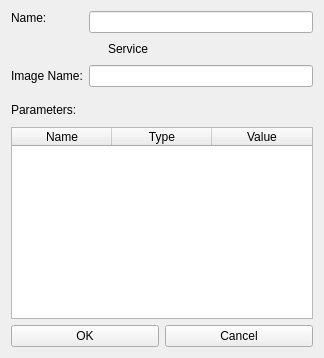
<?xml version="1.0" encoding="UTF-8"?>
<ui version="4.0">
 <class>TenantVM</class>
 <widget class="QDialog" name="TenantVM">
  <property name="geometry">
   <rect>
    <x>0</x>
    <y>0</y>
    <width>324</width>
    <height>358</height>
   </rect>
  </property>
  <property name="windowTitle">
   <string>Edit VM</string>
  </property>
  <property name="styleSheet">
   <string notr="true">QWidget, QMenuBar::item, QHeaderView::section {
	background-color: qlineargradient(x1: 0, y1: 0, x2: 0, y2: 1,
                                      stop: 0 #a0a0a0, stop: 1 #f0f0f0);
}

QLabel, QSlider, QCheckBox {
	background-color: transparent;
}</string>
  </property>
  <property name="locale">
   <locale language="English" country="UnitedStates"/>
  </property>
  <layout class="QVBoxLayout" name="verticalLayout_2">
   <item>
    <layout class="QVBoxLayout" name="verticalLayout">
     <property name="sizeConstraint">
      <enum>QLayout::SetNoConstraint</enum>
     </property>
     <item>
      <layout class="QFormLayout" name="formLayout">
       <property name="fieldGrowthPolicy">
        <enum>QFormLayout::AllNonFixedFieldsGrow</enum>
       </property>
       <item row="1" column="0">
        <widget class="QLabel" name="namelabel">
         <property name="sizePolicy">
          <sizepolicy hsizetype="Preferred" vsizetype="Fixed">
           <horstretch>0</horstretch>
           <verstretch>0</verstretch>
          </sizepolicy>
         </property>
         <property name="text">
          <string>Name:</string>
         </property>
        </widget>
       </item>
       <item row="1" column="1">
        <widget class="QLineEdit" name="name">
         <property name="enabled">
          <bool>true</bool>
         </property>
         <property name="readOnly">
          <bool>false</bool>
         </property>
        </widget>
       </item>
       <item row="2" column="1">
        <widget class="QCheckBox" name="service">
         <property name="text">
          <string>Service</string>
         </property>
        </widget>
       </item>
       <item row="3" column="0">
        <widget class="QLabel" name="label_4">
         <property name="text">
          <string>Image Name:</string>
         </property>
        </widget>
       </item>
       <item row="3" column="1">
        <widget class="QLineEdit" name="image"/>
       </item>
      </layout>
     </item>
     <item>
      <layout class="QHBoxLayout" name="horizontalLayout_5">
       <item>
        <widget class="QLabel" name="label_3">
         <property name="text">
          <string>Parameters:</string>
         </property>
        </widget>
       </item>
       <item>
        <widget class="QPushButton" name="add">
         <property name="maximumSize">
          <size>
           <width>16</width>
           <height>16777215</height>
          </size>
         </property>
         <property name="text">
          <string/>
         </property>
         <property name="icon">
          <iconset resource="../../../movepoint/src/SchedulerGUI/Windows/resources.qrc">
           <normaloff>:/pics/pics/add.png</normaloff>:/pics/pics/add.png</iconset>
         </property>
         <property name="flat">
          <bool>true</bool>
         </property>
        </widget>
       </item>
       <item>
        <widget class="QPushButton" name="remove">
         <property name="maximumSize">
          <size>
           <width>16</width>
           <height>16777215</height>
          </size>
         </property>
         <property name="text">
          <string/>
         </property>
         <property name="icon">
          <iconset resource="../../../movepoint/src/SchedulerGUI/Windows/resources.qrc">
           <normaloff>:/pics/pics/delete.png</normaloff>:/pics/pics/delete.png</iconset>
         </property>
         <property name="flat">
          <bool>true</bool>
         </property>
        </widget>
       </item>
      </layout>
     </item>
     <item>
      <layout class="QHBoxLayout" name="horizontalLayout_4">
       <property name="sizeConstraint">
        <enum>QLayout::SetNoConstraint</enum>
       </property>
       <item>
        <widget class="QTableWidget" name="params">
         <property name="sizePolicy">
          <sizepolicy hsizetype="Preferred" vsizetype="Preferred">
           <horstretch>0</horstretch>
           <verstretch>0</verstretch>
          </sizepolicy>
         </property>
         <property name="verticalScrollBarPolicy">
          <enum>Qt::ScrollBarAsNeeded</enum>
         </property>
         <property name="horizontalScrollBarPolicy">
          <enum>Qt::ScrollBarAlwaysOff</enum>
         </property>
         <property name="showGrid">
          <bool>true</bool>
         </property>
         <property name="columnCount">
          <number>3</number>
         </property>
         <column>
          <property name="text">
           <string>Name</string>
          </property>
         </column>
         <column>
          <property name="text">
           <string>Type</string>
          </property>
         </column>
         <column>
          <property name="text">
           <string>Value</string>
          </property>
         </column>
        </widget>
       </item>
      </layout>
     </item>
     <item>
      <layout class="QHBoxLayout" name="horizontalLayout">
       <item>
        <widget class="QPushButton" name="OK">
         <property name="text">
          <string>OK</string>
         </property>
        </widget>
       </item>
       <item>
        <widget class="QPushButton" name="Cancel">
         <property name="text">
          <string>Cancel</string>
         </property>
        </widget>
       </item>
      </layout>
     </item>
    </layout>
   </item>
  </layout>
 </widget>
 <resources>
  <include location="../../../movepoint/src/SchedulerGUI/Windows/resources.qrc"/>
 </resources>
 <connections>
  <connection>
   <sender>OK</sender>
   <signal>clicked()</signal>
   <receiver>TenantVM</receiver>
   <slot>accept()</slot>
   <hints>
    <hint type="sourcelabel">
     <x>102</x>
     <y>240</y>
    </hint>
    <hint type="destinationlabel">
     <x>199</x>
     <y>149</y>
    </hint>
   </hints>
  </connection>
  <connection>
   <sender>Cancel</sender>
   <signal>clicked()</signal>
   <receiver>TenantVM</receiver>
   <slot>reject()</slot>
   <hints>
    <hint type="sourcelabel">
     <x>288</x>
     <y>240</y>
    </hint>
    <hint type="destinationlabel">
     <x>199</x>
     <y>149</y>
    </hint>
   </hints>
  </connection>
  <connection>
   <sender>add</sender>
   <signal>clicked()</signal>
   <receiver>TenantVM</receiver>
   <slot>AddParam()</slot>
   <hints>
    <hint type="sourcelabel">
     <x>189</x>
     <y>119</y>
    </hint>
    <hint type="destinationlabel">
     <x>115</x>
     <y>128</y>
    </hint>
   </hints>
  </connection>
  <connection>
   <sender>remove</sender>
   <signal>clicked()</signal>
   <receiver>TenantVM</receiver>
   <slot>RemoveParam()</slot>
   <hints>
    <hint type="sourcelabel">
     <x>211</x>
     <y>119</y>
    </hint>
    <hint type="destinationlabel">
     <x>115</x>
     <y>128</y>
    </hint>
   </hints>
  </connection>
 </connections>
 <slots>
  <slot>AddParam()</slot>
  <slot>RemoveParam()</slot>
 </slots>
</ui>
